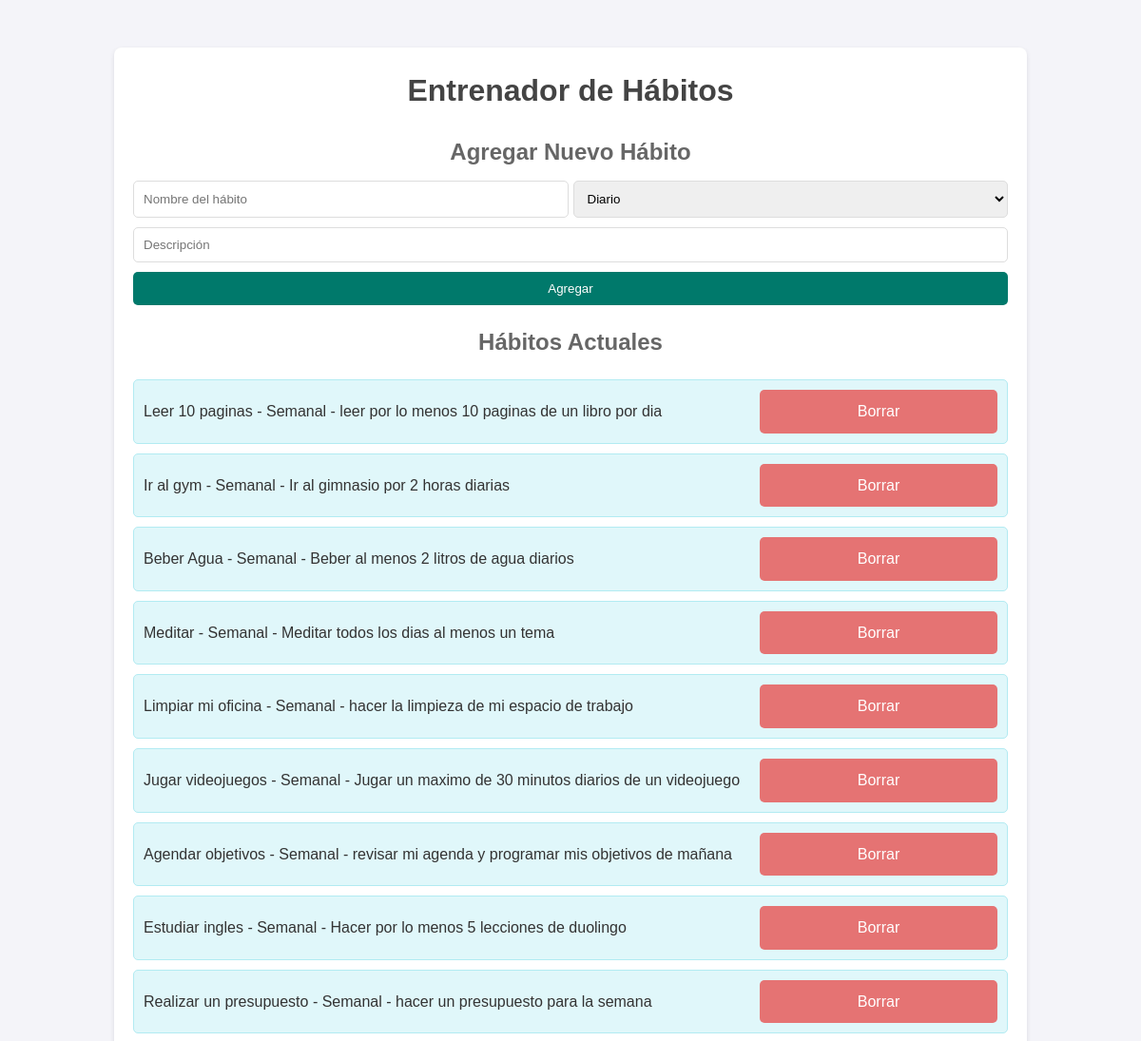
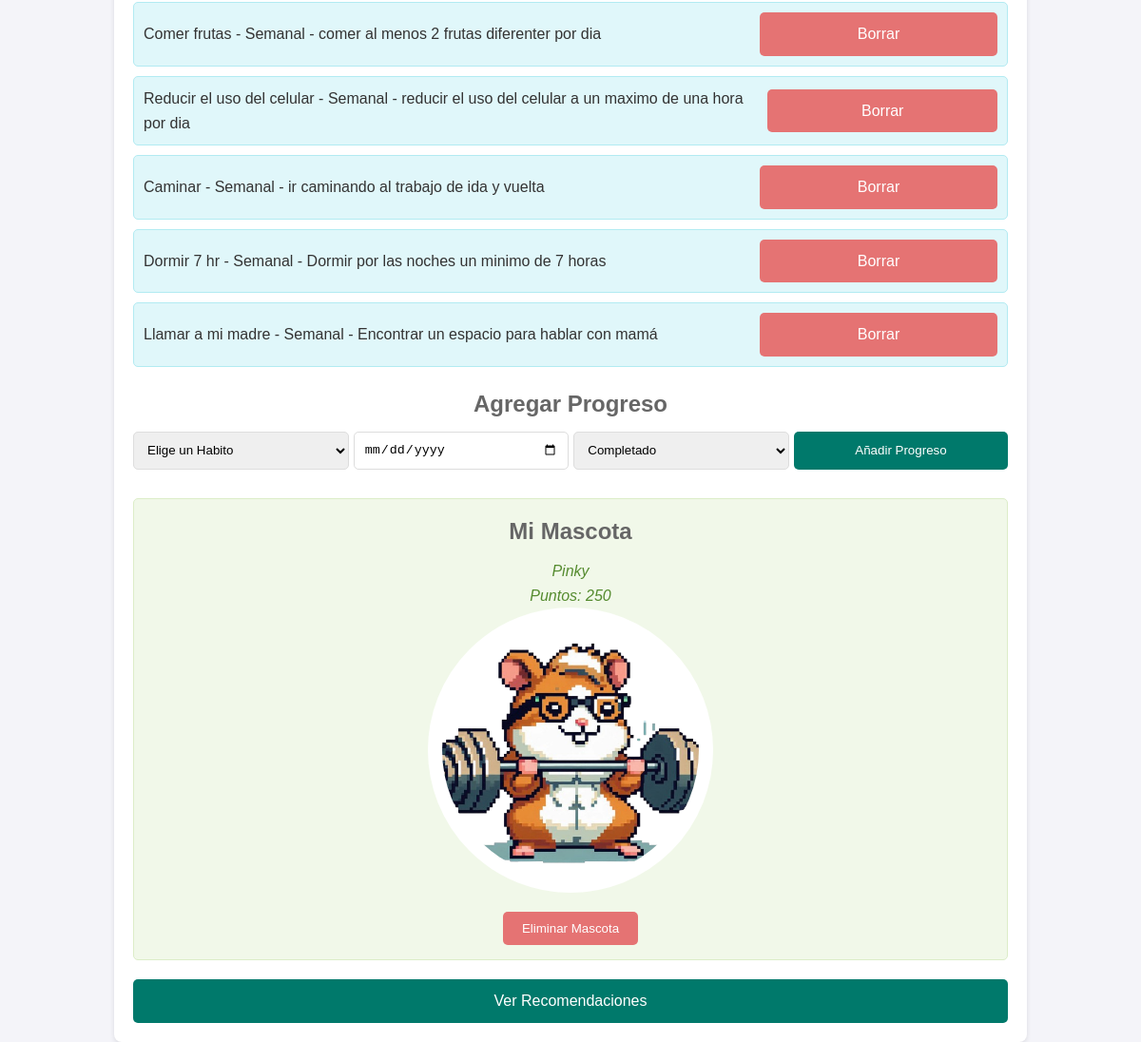
The page / on the database its author committed (2 pictures, top to bottom).
### tables this page shows
CREATE TABLE habits (
            id INTEGER PRIMARY KEY AUTOINCREMENT,
            name TEXT NOT NULL,
            frequency INTEGER NOT NULL,
            description TEXT
        );

CREATE TABLE pet (
                      id INTEGER PRIMARY KEY AUTOINCREMENT,
                      name TEXT NOT NULL,
                      points INTEGER DEFAULT 0);

### app.py (the view)
@app.route('/')
def index():
    conn = create_connection()
    cursor = conn.cursor()
    cursor.execute('SELECT * FROM habits')
    habits = cursor.fetchall()
    cursor.execute('SELECT * FROM pet')
    pet = cursor.fetchone()
    conn.close()
    pet_image = None
    if pet:
        pet_image = get_pet_image(pet[2])  # Suponiendo que el puntaje está en la columna 3 (índice 2)
    return render_template('index.html', habits=habits, pet=pet, pet_image=pet_image)

### database.py (called while the page is built)
def create_connection():
    conn = sqlite3.connect('habits.db')
    return conn

def get_pet_image(points):
    if points == 0:
        return "5-removebg-preview.png"  # Imagen para 0 puntos
    elif points >= 10 and points < 70:
        return "1-removebg-preview.png"  # Imagen para 10 puntos
    elif points >= 70 and points < 150:
        return "2-removebg-preview.png"  # Imagen para 70 puntos
    elif points >= 150 and points < 300:
        return "3-removebg-preview.png"  # Imagen para 150 puntos
    else:
        return "4-removebg-preview.png"  # Imagen para 300 puntos

### templates/index.html (shortened to what this page needs)
<!DOCTYPE html>
<html lang="es">
<head>
    <link rel="stylesheet" href="{{ url_for('static', filename='styles.css') }}">
</head>
<body>
    <div class="container">
        <h1>Entrenador de Hábitos</h1>
        <div class="form-section">
            <h2>Agregar Nuevo Hábito</h2>
            <form action="{{ url_for('add_new_habit') }}" method="post">
                <div class="sub1">
                    <input type="text" name="name" placeholder="Nombre del hábito" required>
                    <select name="frequency" required>
                        <option value="1">Diario</option>
                    </select>
                </div>
                <input type="text" name="description" placeholder="Descripción">
                <button type="submit">Agregar</button>
            </form>
        </div>
        <div class="habits-section">
            <h2>Hábitos Actuales</h2>
            {% if habits %}
                <ul>
                    {% for habit in habits %}
                        <li>
                            {{ habit[1] }} - {{ 'Diario' if habit[2] == '1' else 'Semanal' }} - {{ habit[3] }}
                            <a href="{{ url_for('remove_habit', id=habit[0]) }}" class="button">Borrar</a>
                        </li>
                    {% endfor %}
                </ul>
            {% else %}
                <p>No hay hábitos registrados.</p>
            {% endif %}
        </div>
        <div class="progress-section">
            <h2>Agregar Progreso</h2>
            <form action="{{ url_for('add_new_progress') }}" method="post">
                <select name="habit_id" required>
                    <option disabled selected>Elige un Habito</option>
                </select>
                <input type="date" name="date" required>
                <select name="status" required>
                    <option value="1">Completado</option>
                </select>
                <button type="submit">Añadir Progreso</button>
            </form>
        </div>
        <div class="pet-section">
            <h2>Mi Mascota</h2>
                {% if pet %}
                    <p>{{ pet[1] }}</p>
                    <p>Puntos: {{ pet[2] }}</p>
                    <img src="{{ url_for('static', filename=pet_image) }}" alt="Mascota">
                    <form action="{{ url_for('remove_pet') }}" method="post">
                        <button type="submit" class="button">Eliminar Mascota</button>
                    </form>
                {% else %}
                    <p>Aún no tienes una mascota</p>
                {% endif %}
        </div>
        <a href="{{ url_for('recommendations') }}" class="button">Ver Recomendaciones</a>
    </div>
</body>
</html>

### static/styles.css (style rules this page uses)
* { margin: 0; padding: 0; box-sizing: border-box; }
body { font-family: 'Arial', sans-serif; background-color: #f4f4f9; color: #333; line-height: 1.6; }
.container { width: 80%; margin: 0 auto; padding: 20px; background-color: #fff; border-radius: 8px; box-shadow: 0 2px 5px rgba(0, 0, 0, 0.1); margin-top: 50px; }
h1 { text-align: center; color: #444; margin-bottom: 20px; }
h2 { color: #666; margin-bottom: 10px; text-align: center; }
.form-section form, .progress-section form { margin-bottom: 20px; }
.progress-section form { display: flex; }
.progress-section input { margin-left: 5px; margin-right: 5px; }
.progress-section button { margin-left: 5px; }
.form-section input, .progress-section input, .form-section select, .progress-section select, .form-section button, .progress-section button { display: block; width: 100%; padding: 10px; margin-bottom: 10px; border-radius: 5px; border: 1px solid #ddd; }
.form-section select { margin-left: 5px; }
.form-section .sub1 { display: flex; }
.form-section button, .progress-section button { background-color: #00796b; color: #fff; border: none; cursor: pointer; transition: background-color 0.3s ease; }
.habits-section ul { list-style-type: none; padding: 0; margin: 20px 0; }
.habits-section ul li { background-color: #e0f7fa; margin-bottom: 10px; padding: 10px; border-radius: 5px; border: 1px solid #b2ebf2; display: flex; justify-content: space-between; align-items: center; }
.habits-section a.button { background-color: #e57373; color: #fff; text-decoration: none; border-radius: 5px; width: 250px; margin: 0; }
.pet-section { background-color: #f1f8e9; padding: 15px; border-radius: 5px; margin-top: 20px; border: 1px solid #dcedc8; display: flex; flex-direction: column; align-items: center; }
.pet-section p { font-style: italic; color: #558b2f; }
.pet-section img { width: 300px; border: 15px solid #ffff; border-radius: 50%; background-color: #ffff; }
.pet-section button { background-color: #e57373; color: #fff; border: none; cursor: pointer; padding: 10px 20px; border-radius: 5px; text-align: center; }
.button { display: inline-block; background-color: #00796b; color: #fff; padding: 10px 20px; border-radius: 5px; text-decoration: none; margin-top: 20px; text-align: center; width: 100%; transition: background-color 0.3s ease; }

### rows shown on the page
habits: name "Leer 10 paginas", frequency "Semanal", description "leer por lo menos 10 paginas de un libro por dia"
habits: name "Ir al gym", frequency "Semanal", description "Ir al gimnasio por 2 horas diarias"
habits: name "Beber Agua", frequency "Semanal", description "Beber al menos 2 litros de agua diarios"
habits: name "Meditar", frequency "Semanal", description "Meditar todos los dias al menos un tema"
habits: name "Limpiar mi oficina", frequency "Semanal", description "hacer la limpieza de mi espacio de trabajo"
habits: name "Jugar videojuegos", frequency "Semanal", description "Jugar un maximo de 30 minutos diarios de un videojuego"
habits: name "Agendar objetivos", frequency "Semanal", description "revisar mi agenda y programar mis objetivos de mañana"
habits: name "Estudiar ingles", frequency "Semanal", description "Hacer por lo menos 5 lecciones de duolingo"
habits: name "Realizar un presupuesto", frequency "Semanal", description "hacer un presupuesto para la semana"
habits: name "Comer frutas", frequency "Semanal", description "comer al menos 2 frutas diferenter por dia"
habits: name "Reducir el uso del celular", frequency "Semanal", description "reducir el uso del celular a un maximo de una hora por dia"
habits: name "Caminar", frequency "Semanal", description "ir caminando al trabajo de ida y vuelta"
habits: name "Dormir 7 hr", frequency "Semanal", description "Dormir por las noches un minimo de 7 horas"
habits: name "Llamar a mi madre", frequency "Semanal", description "Encontrar un espacio para hablar con mamá"
pet: name "Pinky", points "250"
